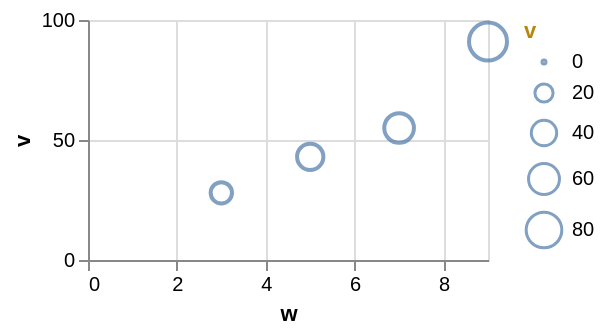

This figure's Vega-Lite source:
### Vega-Lite specification from a JSON file in a GitHub repository (floating-point values rounded to 4 significant figures)
{"$schema": "https://vega.github.io/schema/vega-lite/v6.json", "width": 200, "height": 120, "data": {"values": [{"c": "alpha", "v": 28, "w": 3, "t": "2024-01-07"}, {"c": "beta", "v": 55, "w": 7, "t": "2024-03-19"}, {"c": "gamma", "v": 43, "w": 5, "t": "2024-06-02"}, {"c": "delta", "v": 91, "w": 9, "t": "2024-09-11"}]}, "mark": "point", "encoding": {"x": {"field": "w", "type": "quantitative"}, "y": {"field": "v", "type": "quantitative"}, "size": {"field": "v", "type": "quantitative", "legend": {"titleColor": "darkgoldenrod"}}}}
